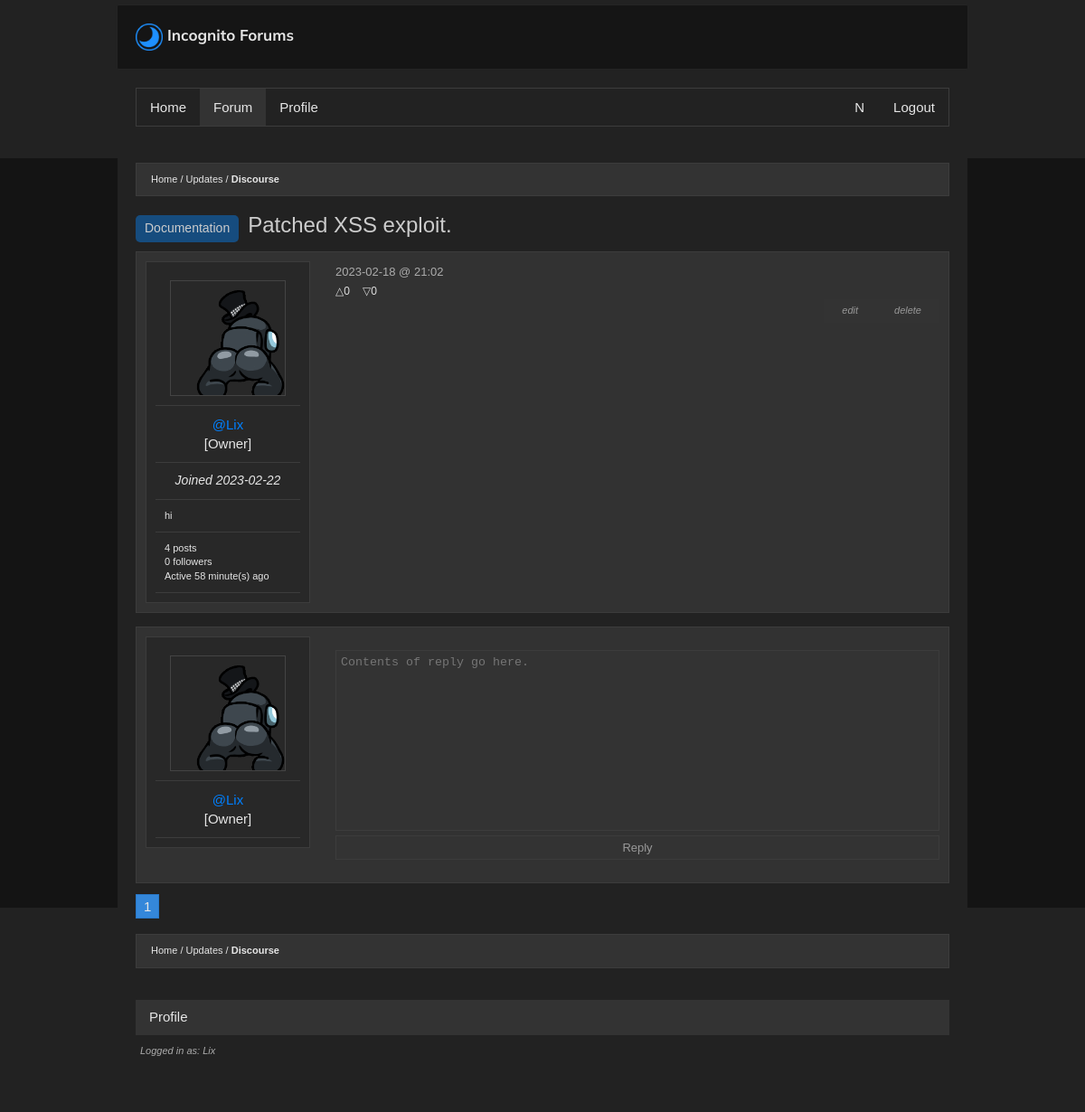
The page /thread/fb4daa68b0304027a1668c478f753a1e (signed in) on the database its author committed.
### main.py (models this page shows, shortened)
class Subtopic(db.Model):
  id = db.Column(db.Integer, primary_key=True)
  name = db.Column(db.String(200), nullable=False)
  m_url = db.Column(db.String(60), unique=True, nullable=False)
  posts = db.relationship('Post', backref='subtopic', lazy=True)
  m_topic = db.Column(db.Integer, db.ForeignKey('topic.id'), nullable=False)
  adminTopic = db.Column(db.Boolean(), nullable=False, default=False)

class Tags(db.Model):
  id = db.Column(db.Integer, primary_key=True)
  name = db.Column(db.String(200), nullable=False)
  posts = db.relationship('Post', backref='tags', lazy=True)
  admin_only = db.Column(db.Boolean(), nullable=False, default=False)

class Post(db.Model):
  id = db.Column(db.Integer, primary_key=True)
  title = db.Column(db.String(200), nullable=False)
  content = db.Column(db.String(3000), nullable=False)
  author_id = db.Column(db.Integer, db.ForeignKey('user.id'), nullable=False)
  author = db.relationship(lambda: User,
                           uselist=False,
                           overlaps='post,user',
                           viewonly=True)
  created_on = db.Column(db.DateTime,
                         nullable=False,
                         default=datetime.utcnow,
                         index=True)
  replies = db.relationship('Comment', backref='post', lazy=True)
  msubtopic = db.Column(db.Integer,
                        db.ForeignKey('subtopic.id'),
                        nullable=False)
  sub = db.relationship(lambda: Subtopic,
                        uselist=False,
                        overlaps='post,subtopic',
                        viewonly=True)
  uuid = db.Column(db.String(40), default=tools.CreateUUID())
  mtag = db.Column(db.Integer, db.ForeignKey('tags.id'), nullable=True)
  tag = db.relationship(lambda: Tags,
                        uselist=False,
                        overlaps='post,tags',
                        viewonly=True)
  anon = db.Column(db.Boolean(), nullable=False, default=False)
  edited_time = db.Column(db.DateTime,
                         nullable=True)
  votes = db.relationship('ContentVote', backref='post', lazy=True)
  def getLikes(self):
    return len([vote for vote in self.votes if vote.isLike])
  def getDislikes(self):
    return len(self.votes) - self.getLikes()

class User(UserMixin, db.Model):
  id = db.Column(db.Integer, primary_key=True)
  username = db.Column(db.String(80), nullable=False, unique=True)
  description = db.Column(db.String(500), nullable=True)
  email = db.Column(db.String(60), nullable=True, unique=True)
  password = db.Column(db.String(600), nullable=False)
  confirmed = db.Column(db.Boolean(), nullable=False, default=False)
  registered_on = db.Column(db.DateTime,
                            nullable=False,
                            default=datetime.utcnow)
  profile_pic = db.Column(db.String(), default="default.png")
  role = db.Column(db.String(150), default="Commenter")
  admin = db.Column(db.Boolean(), nullable=False, default=False)
  posts = db.relationship('Post', backref='user', lazy=True)
  comments = db.relationship('Comment', backref='user', lazy=True)
  elo = db.Column(db.Integer, default=500)
  following = db.relationship('User',
                              secondary=followers,
                              backref=db.backref('followers', lazy='dynamic'),
                              primaryjoin=(followers.c.follower_id == id),
                              secondaryjoin=(followers.c.followed_id == id),
                              lazy='dynamic')
  notifications = db.relationship('Notification', backref='user', lazy=True)
  last_active = db.Column(db.DateTime,
                            nullable=True,
                            default=datetime.utcnow)
  liked = db.relationship(
    'ContentVote',
    foreign_keys='ContentVote.user_id',
    backref='user', lazy='dynamic')
  def likedPost(self, post):
    data = ContentVote.query.filter_by(
      user_id = self.id,
      post_id = post.id
    ).first()
    if data == None: return None
    return data.isLike

### main.py (the view, shortened to what this page needs)
@app.route('/thread/<id>', methods=['GET', 'POST'])
def thread(id):
  post = Post.query.filter_by(uuid=id).first_or_404()
  comment_form = CommentForm()
  modify_form = ModifyPostForm()
  follow_form = FollowForm()
  edit_form = EditPostForm()
  delete_comment_form = DeleteCommentForm()
  vote_form = LikeForm()
  page = request.args.get('page', 1, type=int)
  replies = Comment.query.filter_by(reply_to_id=post.id).paginate(
    page=page, per_page=5, error_out=True)
  if current_user.is_authenticated:
    if request.method == 'GET':
      if current_user == post.author:
        edit_form.newTitle.data = post.title
        edit_form.newContent.data = post.content
    if comment_form.submitReply.data and comment_form.validate():
      CreateComment(content=comment_form.content.data,
                    author_id=current_user.id,
                    reply_to_id=id)
      return redirect(url_for('thread', id=id))
    elif modify_form.deletePost.data and modify_form.validate():
      url = url_for('topic', murl=post.sub.m_url)
      DeletePost(post)
      return redirect(url)
    elif vote_form.like.data and vote_form.validate():
      post.like(current_user)
    elif vote_form.dislike.data and vote_form.validate():
      post.dislike(current_user)
    elif delete_comment_form.deleteComment.data and delete_comment_form.validate():
      replytodel = Comment.query.filter_by(id=request.form.get('deleteID')).first_or_404()
      if current_user == replytodel.author:
        DeleteComment(replytodel)
      redirect(url_for('thread', id=id))
    elif edit_form.validate_on_submit():
      EditPost(m_post=post, title=edit_form.newTitle.data, content=edit_form.newContent.data)
      return redirect(url_for('thread', id=id))
  return render_template("thread.html",
                         post=post,
                         comment_form=comment_form,
                         replies=replies,
                         modify_form=modify_form,
                         follow_form=follow_form,
                         edit_form=edit_form,
                         dcf=delete_comment_form,
                         vote_form=vote_form)

### main.py
class CommentForm(FlaskForm):
  content = TextAreaField('Reply', validators=[Length(min=5, max=3000)])
  submitReply = SubmitField('Reply')

class ModifyPostForm(FlaskForm):
  deletePost = SubmitField('delete')
  deleteComment = SubmitField('delete')

### main.py (called while the page is built)
@login_manager.user_loader
def load_user(user_id):
  return User.query.get(int(user_id))

def GetNotifications(user):
  nots = Notification.query.filter_by(m_user=user.id).order_by(
    Notification.time.desc()).limit(5)
  for note in nots:
    if (note.time - datetime.utcnow()).days > 6:
      note.delete()
  return nots

def appendOnline(udata: UserData):
  global currently_online
  for i in currently_online:
    if i.username == udata.username: return
  currently_online.append(UserData(udata.username, udata.last_active))

@app.before_request
def updateLastActive():
  if not current_user.is_authenticated: return
  global currently_online
  current_user.last_active = datetime.utcnow()
  appendOnline(current_user)
  db.session.commit()

### tools.py (called while the page is built, shortened)
def days_between(d1):
    if d1 == None: return "n.d"
    d2 = datetime.datetime.utcnow()
    secs = (d2 - d1).total_seconds()
    mins = math.floor(secs / 60)
    hours = math.floor(mins / 60)
    days = math.floor(hours / 24)
    months = math.floor(days / 30)
    years = math.floor(months / 12)
    if abs(mins) < 6:
        return "Currently online"
    if abs(hours) < 1:
        return 'Active ' + str(round(mins)) + ' minute(s) ago'

### templates/thread.html (shortened to what this page needs)
{% extends 'base.html' %}
{% set active_page = 'forum' %}
{% block main %}
  <ul class="bread">
    <li><a href="{{ url_for('mserve') }}">Home</a></li>
    <li><a href="{{ url_for('topic', murl=post.sub.m_url) }}">{{ post.sub.name }}</a></li>
    <li><a href="{{ url_for('thread', id=post.uuid) }}" class="bold">Discourse</a></li>
  </ul>
  <div class="title"><h1><div class="badge">{{ post.tag.name }}</div>{{ post.title|safe }}</h1></div>
  {% if not post.anon %}
  <div class="postData clearfix">
    <div class="userInfo">
    <div class="sep"><img class="profilePicture" src="{{ url_for('static', filename='imgs/user/'+post.author.profile_pic) }}" alt="Profile Picture"></div>
    <div class="sep"><p class="name"><a class="red nostyle" href="{{ url_for('profile', username=post.author.username) }}">@{{ post.author.username }}</a></p><p class="rank">[{{ post.author.role }}]</p></div>
    <div class="sep date"><time>Joined {{ post.author.registered_on.strftime('%Y-%m-%d') }}</time></div>
    <div class="sep"><p class="description">{{ post.author.description }}</p></div>
    <div class="sep"><p class="description">{{ post.author.posts|length + post.author.comments|length }} posts</p><p class="description">{{ post.author.followers.all()|length }} followers</p><p class="description">{{ daysBetween(post.author.last_active) }}</p></div>
    </div>
    <div class="message uutoggle"><article>{% filter markdown %}{{ post.content|safe }}{% endfilter %}</article>
    <time class="ptime">{{ post.created_on.strftime('%Y-%m-%d @ %H:%M') }}</time>
      {% if current_user.is_authenticated %} <form class="hidden" method="post">{{ vote_form.csrf_token }}{{ vote_form.like() }}{{ vote_form.dislike() }}</form> <div class="vote"> <span>{% if current_user.likedPost(post)==True %}{{ vote_form.like.label(text="▲") }}{% else %}{{ vote_form.like.label(text="△") }}{% endif %}{{ post.getLikes() }}</span> <span>{% if current_user.likedPost(post)==False %}{{ vote_form.dislike.label(text="▼") }}{% else %}{{ vote_form.dislike.label(text="▽") }}{% endif %}{{ post.getDislikes() }}</span> {% else %}<div class="vote"><span>△{{ post.getLikes() }}</span><span>▽{{ post.getDislikes() }}</span>{% endif %}</div>
      {% if post.author == current_user %}
      <form action="#" method="post">
        {{ modify_form.deletePost.label(class='postedit') }}{{ modify_form.deletePost(class='hidden') }}
        <label class="collapse postedit" for="_edit">edit</label>
      </form>
      {% endif %}
    </div>
  </div>
  {% endif %}
  {% if current_user.is_authenticated %}
  <div class="postData clearfix">
  <div class="userInfo">
    <div class="sep"><img class="profilePicture" src="{{ url_for('static', filename='imgs/user/'+current_user.profile_pic) }}" alt="Profile Picture"></div>
  <div class="sep"><p class="red name">@{{ current_user.username }}</p><p class="rank">[{{ current_user.role }}]</p></div>
  </div>
  <div class="message">
    <form action="#" method="post" class="login">
      <dl class="formField clearfix">
        <dd class="thread comment">{{ comment_form.content(maxlength=3000, rows=4, placeholder="Contents of reply go here.", spellcheck="true") }}</dd>
        <dd class="thread comment">{{ comment_form.submitReply() }}</dd>
      </dl>
    </form>
  </div>
  </div>
  {% endif %}
  <div class="pages">
    <a href="#" class="activePage">{{ request.args.get('page', 1) }}</a>
  </div>
  <ul class="bread">
    <li><a href="{{ url_for('mserve') }}">Home</a></li>
    <li><a href="{{ url_for('topic', murl=post.sub.m_url) }}">{{ post.sub.name }}</a></li>
    <li><a href="{{ url_for('thread', id=post.uuid) }}" class="bold">Discourse</a></li>
  </ul>
</div>
{% endblock %}

### templates/base.html (shortened to what this page needs)
<!DOCTYPE html>
<html xmlns="http://www.w3.org/1999/xhtml" lang="en" xml:lang="en">
<head>
  <link href="{{ url_for('static', filename='style.css') }}" rel="preconnect stylesheet" type="text/css" />
</head>
<body>
<div id="header">
  <div class="navbar pagesize noselect"><a class="nostyle" href="{{ url_for('index') }}"><img class="stache" src="{{ url_for('static', filename='imgs/stache.png') }}" alt="" aria-hidden='true'><span id="namebar">{{ settings['website']['name'] }}</span></a></div>
  <nav class="pagesize">
    <ul class="btncontainer clearfix">
      <a class="{{'active' if active_page == 'home' }}" href="/">Home</a>
      <a class="{{'active' if active_page == 'forum' }}" href="{{ url_for('mserve') }}">Forum</a>
      {% if current_user.is_authenticated %}
      <a class="{{'active' if active_page == 'profile' }}" href="{{ url_for('profile', username=current_user.username) }}">Profile</a>
      <a class="rightfloat" href="{{ url_for('logout') }}">Logout</a>
      <div class="notifications rightfloat">
        {% set notis = GetNotifications(current_user) %}
        <a class="nopadd" href="{{ url_for('notifications') }}"><summary data-nots='{{ notis.all()|length }}' {% if (notis.all()|length) > 0 %}class='enabled'{% endif %}>N</summary></a>
      </div>{% else %}
      <a class="{{'active' if active_page == 'login' }}" href="{{ url_for('login') }}">Login</a>
      {% endif %}
    </ul>
  </nav>
</div>
<div class="content pagesize">
<main>{% block main %}{% endblock %}</main>
<footer class="bottom">
    <div class="pagesize">
        <div class="socials">
        <ul class="clearfix">
            {% if current_user.is_authenticated %}
            <a class="left" href="{{ url_for('profile', username=current_user.username) }}">Profile</a>
            {% else %}
            <a href="{{ url_for('profile', username='LIX') }}" class="left">Profile</a>
            {% endif %}
        </ul>
        </div>
        <div class="legal">{% if current_user.is_authenticated %}<a href="{{ url_for('settings') }}">Logged in as: {{ current_user.username }}</a>{% endif %}</div>
    </div>
</footer>
</body>
</html>

### rows shown on the page
Subtopic: sub.name "Updates"
Tags: tag.name "Documentation"
Post: title "Patched XSS exploit.", created_on "2023-02-18 @ 21:02"
User: profile_pic (picture), author.username "Lix", author.role "Owner", author.registered_on "2023-02-22", author.description "hi", last_active "Active 58 minute(s) ago", username "Lix", role "Owner"

### other values the page prints
{{ settings['website']['name'] }} "Incognito Forums"
{{ post.author.posts|length + post.author.comments|length }} "4"
{{ post.author.followers.all()|length }} "0"
{{ vote_form.like.label(text="△") }} "△"
{{ post.getLikes() }} "0"
{{ vote_form.dislike.label(text="▽") }} "▽"
{{ post.getDislikes() }} "0"
{{ modify_form.deletePost.label(class='postedit') }} "delete"
{{ request.args.get('page', 1) }} "1"
